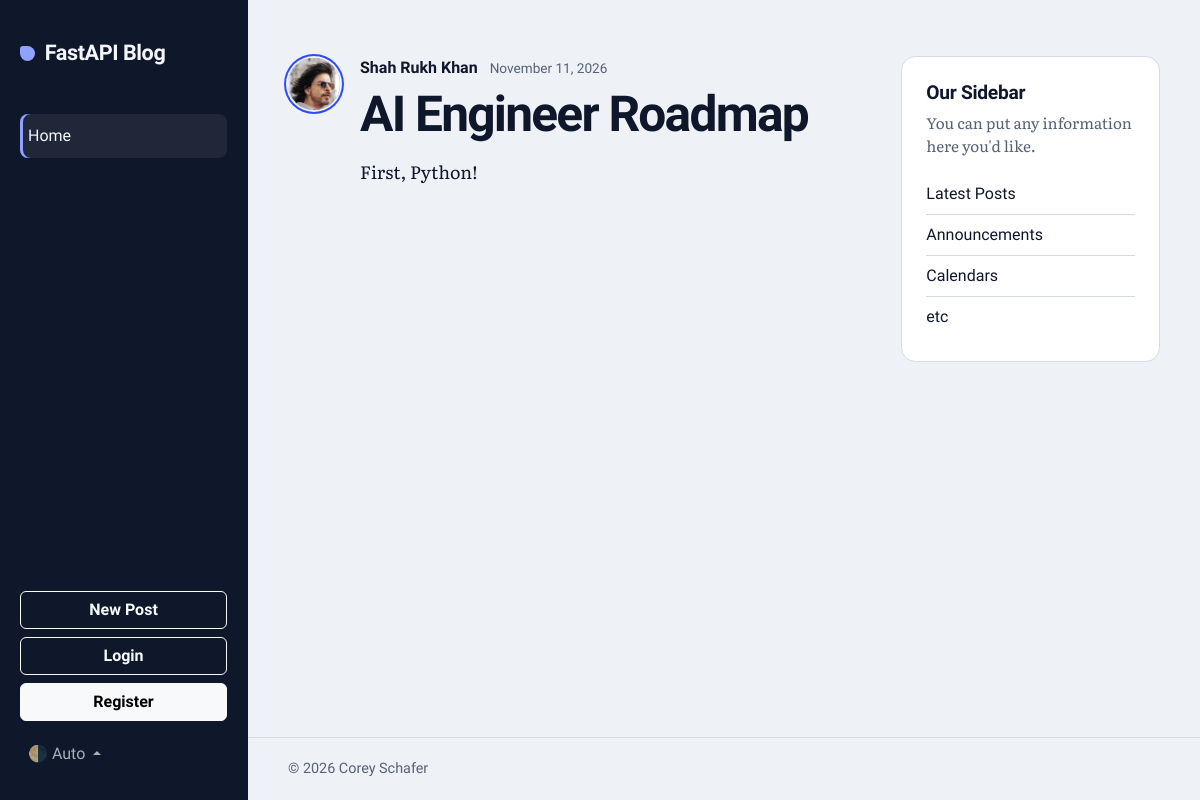
Page /posts/4 on the earlier database version.
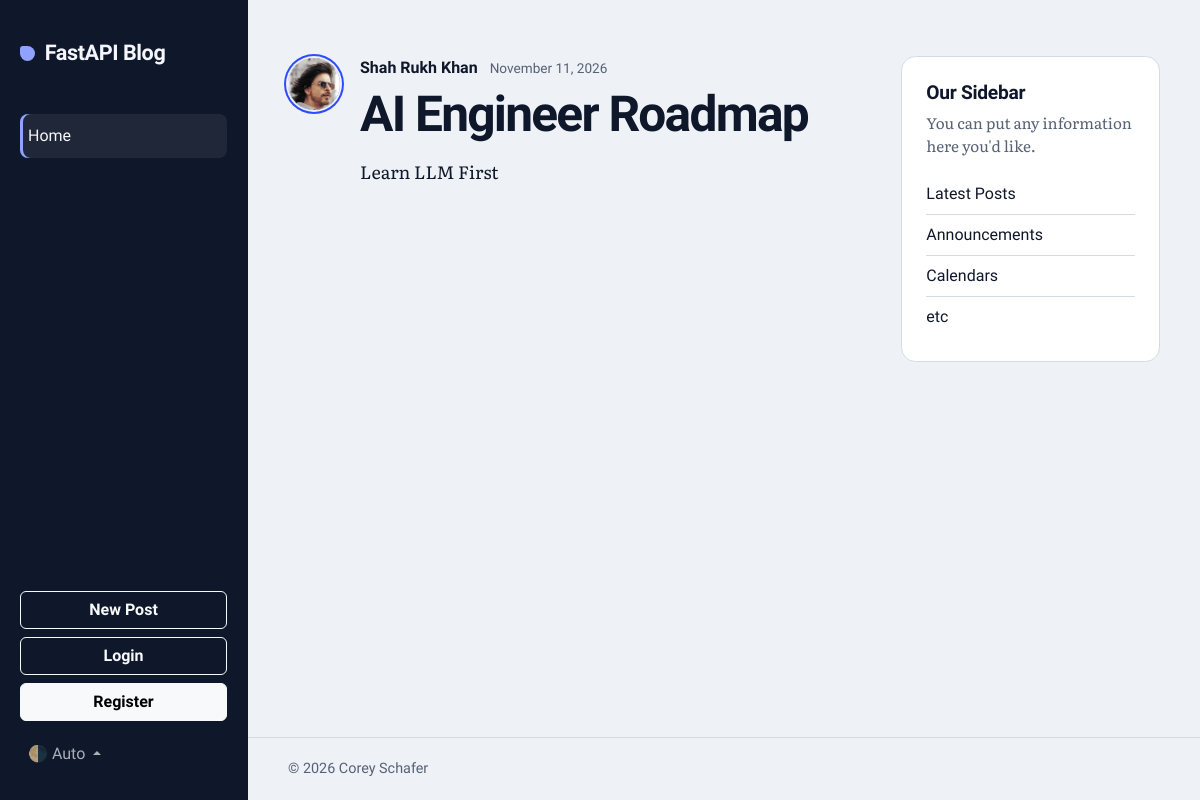
Same page on the later database version.
### models.py (models this page shows)
class Post(Base):
    __tablename__ = "posts"
    id: Mapped[int] = mapped_column(Integer, primary_key=True, index=True)
    title: Mapped[str] = mapped_column(String(100), nullable=False)
    content: Mapped[str] = mapped_column(Text, nullable=False)
    user_id: Mapped[int] = mapped_column(
        ForeignKey("users.id"),
        nullable=False,
        index=True
    )
    date_posted: Mapped[datetime] = mapped_column(
        DateTime(timezone=True),
        default=lambda: datetime.now(UTC),
    )
    author: Mapped[User] = relationship(back_populates="posts")

### main.py (the view)
@app.get("/posts/{post_id}", include_in_schema=False)
async def post_page(request: Request, post_id: int, db: DbSession):
    result = await db.execute(
        select(models.Post)
        .options(selectinload(models.Post.author)) # eager loading
        .where(models.Post.id == post_id)
    )
    post = result.scalars().first()
    if not post:
        raise HTTPException(
            status_code=status.HTTP_404_NOT_FOUND,
            detail=f"Post with id {post_id} not found"
        )
    return templates.TemplateResponse(
        request=request,
        name="post.html",
        context={"post": post, "title": post.title[:50]}
    )

### templates/post.html (shortened to what this page needs)
{% extends "layout.html" %}
{% block content %}
  <article class="post post-detail">
    <img class="article-img"
         src="{{ post.author.image_path }}"
         alt="{{ post.author.username }}'s profile picture"
         width="52"
         height="52"
         loading="lazy">
    <div class="post-body">
      <div class="article-metadata">
        <a class="article-author"
           href="{{ url_for('user_posts', user_id=post.author.id) }}">{{ post.author.username }}</a>
        <small class="article-date">{{ post.date_posted.strftime("%B %d, %Y") }}</small>
      </div>
      <h1 class="post-heading">{{ post.title }}</h1>
      <p class="article-content">{{ post.content }}</p>
    </div>
  </article>
{% endblock content %}

Differences in the rows shown:
changed Post "AI Engineer Roadmap": content "First, Python!" → "Learn LLM First"
